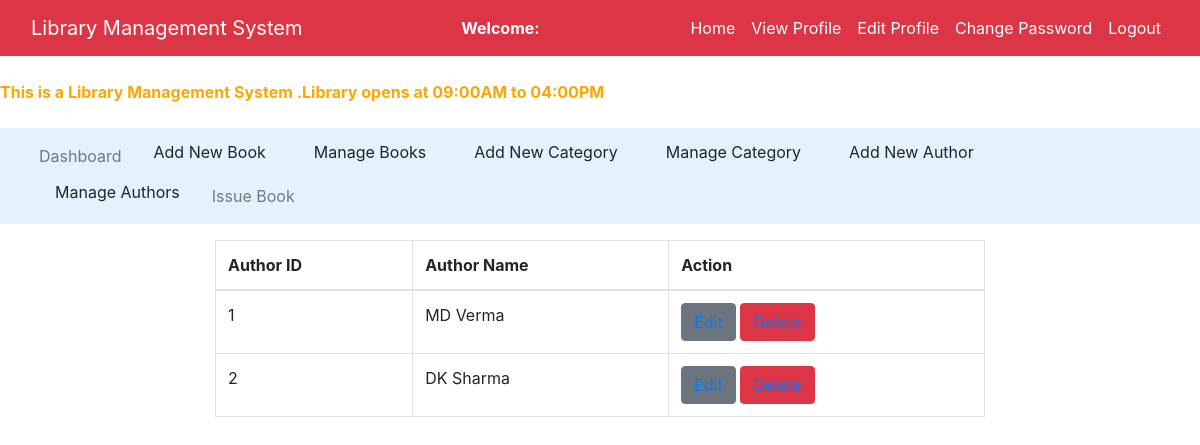
Screenshot of /admin/manage_author.php with the database file from the repository.
### tables this page shows
CREATE TABLE IF NOT EXISTS `authors` (
`author_id` int(11) NOT NULL,
  `author_name` varchar(50) NOT NULL
);

### admin/manage_author.php (the view, shortened to what this page needs)
<!DOCTYPE html>
<html>
<head>
	<link rel="stylesheet" type="text/css" href="../assets/css/style.css">
	<link rel="stylesheet" type="text/css" href="../assets/css/bootstrap.min.css">
</head>
<body>
<nav class="navbar navbar-expand-lg navbar-light bg-danger">
	<div class="container-fluid">
		<div class="navbar-header">
			<a href="index.php"class="navbar-brand text-white">Library Management System</a>
		</div>
		<span style="color: white;"><strong>Welcome: <?php echo $_SESSION['name']; ?></strong></span>
		<ul class="nav navbar-nav navbar-right">
			<li class="nav-item">
				<a href="index.php"class="nav-link text-white">Home</a>
			</li>
			<li class="nav-item">
				<a href="view_profile.php"class="nav-link text-white">View Profile</a>
			</li>
			<li class="nav-item">
				<a href="edit_profile.php"class="nav-link text-white">Edit Profile</a>
			</li>
			<li class="nav-item">
				<a href="change_password.php"class="nav-link text-white">Change Password</a>
			</li>
			<li class="nav-item">
				<a href="../logout.php"class="nav-link text-white">Logout</a>
			</li>
		</ul>
	</div>
</nav>
<br>
<span>
	<marquee style="color: orange;">
		<b>This is a Library Management System .Library opens at 09:00AM to 04:00PM</b>
	</marquee>
</span><br>
<nav class="navbar navbar-expand-lg navbar-light" style="background-color: #e3f2fd">
	<div class="container-fluid">
		<ul class="nav navbar-nav navbar-center">
			<li class="nav-item">
				<a href="admin_dashboard.php" class="nav-link">Dashboard</a>
			</li>
			<li class="nav-item">
				<a href="add_book.php" class="dropdown-item">Add New Book</a>
			</li>
			<li class="nav-item">
				<a href="manage_book.php" class="dropdown-item">Manage Books</a>
			</li>
			<li class="nav-item">
				<a href="add_cat.php" class="dropdown-item">Add New Category</a>
			</li>
			<li class="nav-item">
				<a href="manage_cat.php" class="dropdown-item">Manage Category</a>
			</li>
			<li class="nav-item">
				<a href="add_author.php" class="dropdown-item">Add New Author</a>
			</li>
			<li class="nav-item">
				<a href="manage_author.php" class="dropdown-item">Manage Authors</a>
			</li>
			<li class="nav-item">
				<a href="issue_book.php" class="nav-link">Issue Book</a>
			</li>
		</ul>
	</div>
</nav>
<div class="container-fluid mt-3">
	<div class="row">
		<div class="col-md-2"></div>
		<div class="col-md-8">
			<table class="table table-bordered table-hover">
				<thead>
					<tr>
						<th>Author ID</th>
						<th>Author Name</th>
						<th>Action</th>
					</tr>
				</thead>
				<?php
					$connection = mysqli_connect("localhost","root","");
					$query = "select * from authors";
					$query_run = mysqli_query($connection,$query);
					while($row = mysqli_fetch_assoc($query_run))
					{
						?>
						<tr>
							<td><?php echo $row['author_id']; ?></td>
							<td><?php echo $row['author_name']; ?></td>
							<td>
								<button class="btn btn-secondary"name=""><a href="edit_author.php?aid=		<?php echo $row['author_id']; ?>">Edit</a></button>
								<button class="btn btn-danger"name=""><a href="delete_author.php?aid=
									<?php echo $row['author_id']; ?>">Delete</a></button>
							</td>
						</tr>
						<?php
					}
				?>
			</table>
		</div>
		<div class="col-md-2"></div>
	</div>
</div>
</body>
</html>

### rows the page displays
authors: author_id "1", author_name "MD Verma"
authors: author_id "2", author_name "DK Sharma"
